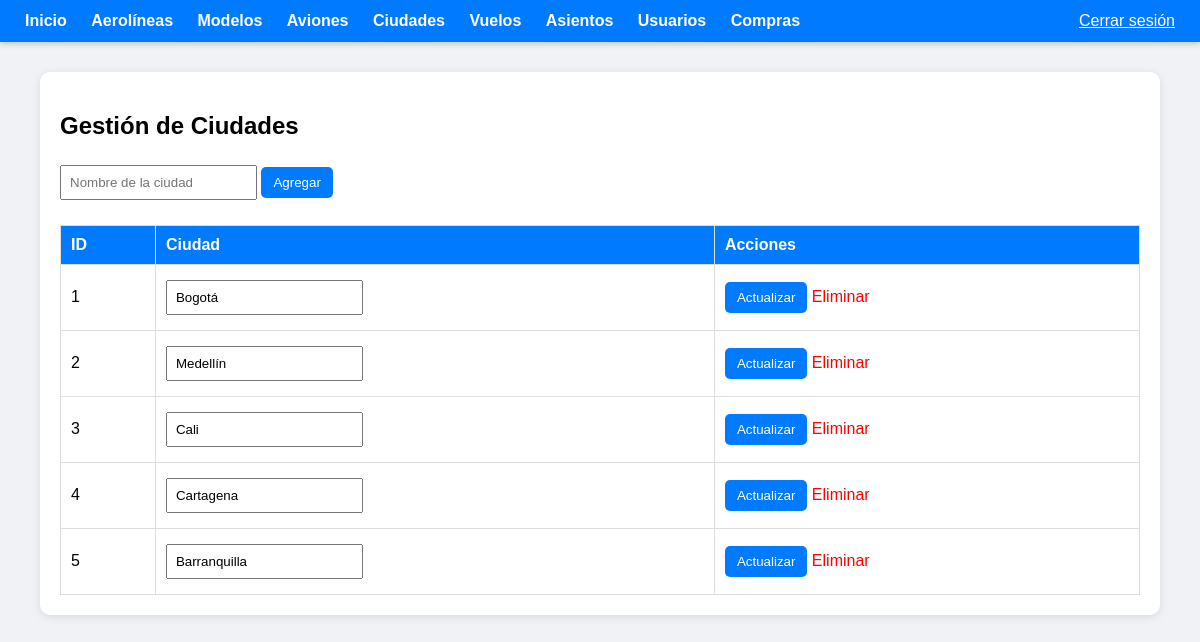
The page /vista/admin/ciudades.php (signed in) on the database its author committed.
### tables this page shows
CREATE TABLE `tb_ciudad` (
  `id_ciudad` int(11) NOT NULL,
  `nombre_ciudad` varchar(100) NOT NULL
);

### vista/admin/ciudades.php (the view, shortened to what this page needs)
<?php
include 'includes/header.php';
include 'includes/conexion_admin.php';
$result = $conexion->query("SELECT * FROM tb_ciudad ORDER BY id_ciudad ASC");
?>
<h2>Gestión de Ciudades</h2>
<form method="POST">
    <input type="text" name="nombre" placeholder="Nombre de la ciudad" required>
    <input type="submit" name="agregar" value="Agregar">
</form>
<table>
<tr><th>ID</th><th>Ciudad</th><th>Acciones</th></tr>
<?php while ($row = $result->fetch_assoc()): ?>
<tr>
<form method="POST">
<td><?= $row['id_ciudad'] ?></td>
<td><input type="text" name="nombre" value="<?= htmlspecialchars($row['nombre_ciudad']) ?>"></td>
<td>
    <input type="submit" name="editar" value="Actualizar">
    <a class="delete" href="?eliminar=<?= $row['id_ciudad'] ?>" onclick="return confirm('¿Eliminar esta ciudad?')">Eliminar</a>
</td>
</form>
</tr>
<?php endwhile; ?>
</table>
<?php include 'includes/footer.php'; ?>

### vista/admin/includes/header.php (style rules this page uses)
body { font-family: Arial, sans-serif; background: #f0f2f5; margin: 0; }
table { width: 100%; border-collapse: collapse; margin-top: 20px; }
th, td { padding: 10px; border: 1px solid #ddd; text-align: left; }
th { background: #007bff; color: white; }
input, select { padding: 8px; margin: 5px 0; }
input[type=submit], button { background: #007bff; color: white; border: none; border-radius: 5px; padding: 8px 12px; cursor: pointer; }
a.delete { color: red; text-decoration: none; }

### rows shown on the page
tb_ciudad: id_ciudad "1", nombre "Bogotá"
tb_ciudad: id_ciudad "2", nombre "Medellín"
tb_ciudad: id_ciudad "3", nombre "Cali"
tb_ciudad: id_ciudad "4", nombre "Cartagena"
tb_ciudad: id_ciudad "5", nombre "Barranquilla"
